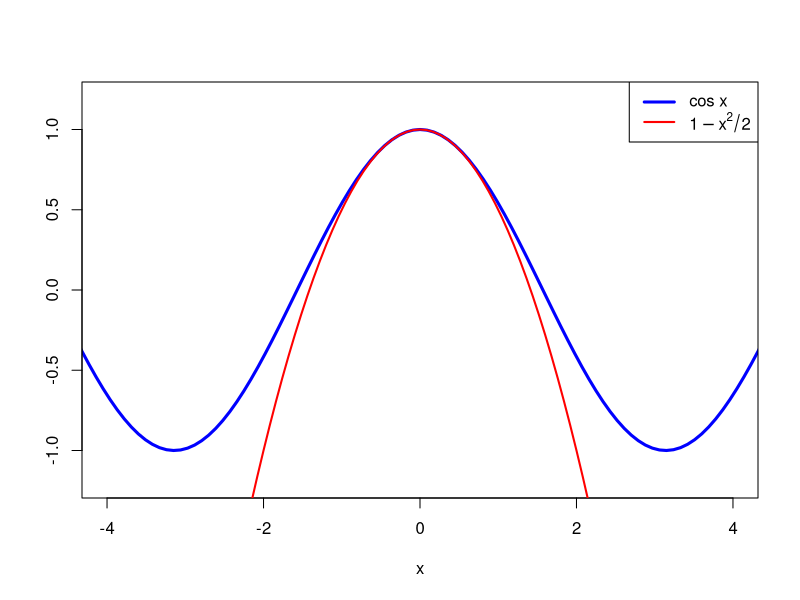

The R script that drew this image:
## ---- chunk 1
n <- 1e6
phi <- function(x) cos(x)
samples <- rnorm(n)
MCest <- mean(phi(samples))
MCvar <- var(phi(samples))
MCest
## ---- chunk 2
#| echo: FALSE
#| fig-format: svg
curve(cos(x), from = -4.5, to = 4.5, col = "blue", lwd = 3, xlab = "x", ylab = "", xlim = c(-4,4), ylim = c(-1.2,1.2))
curve(1 - x^2 / 2, add = TRUE, col = "red", lwd = 2)
legend("topright", c("cos x", expression(1-x^2/2)), lwd = c(3,2), col = c("blue","red"))
## ---- chunk 3
psi <- function(x) 1 - x^2 / 2
CVest <- mean(phi(samples) - psi(samples)) + 1/2
CVest
## ---- chunk 4
c(MCvar, sqrt(MCvar / n))
## ---- chunk 5
CVvar <- var(phi(samples) - psi(samples))
c(CVvar, sqrt(CVvar / n))
